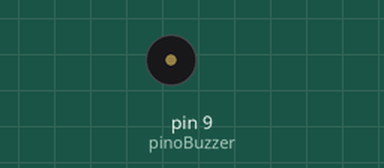
This sketch was run on a simulated Arduino Uno, built with avr-gcc and run on an emulated ATmega328P. Parts: buzzer (waves = sounding).

Above: at 0.6 s.
Timing chart, 0 to 3.0 s (numbered marks = the images above):
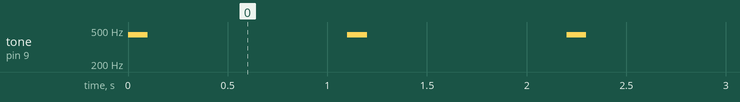

The sketch:

_05_TesteBuzzer.ino
```cpp
//define o pino em que o buzzer está conectado
int pinoBuzzer = 9;

void setup() {
  //não é necessário código de inicialização
}

void loop() {
    tone(pinoBuzzer, 440); //envia um sinal de 440Hz para o pino 9
    delay(100);            //aguarda 0,1 segundo
    noTone(pinoBuzzer);    //interrompe o som no pino 9
    delay(1000);           //aguarda 1 segundo
}
```

Measured:
- by itself, tone on pin 9 (pinoBuzzer): alternates 440 Hz for 0.10 s and silent for 1.0 s
